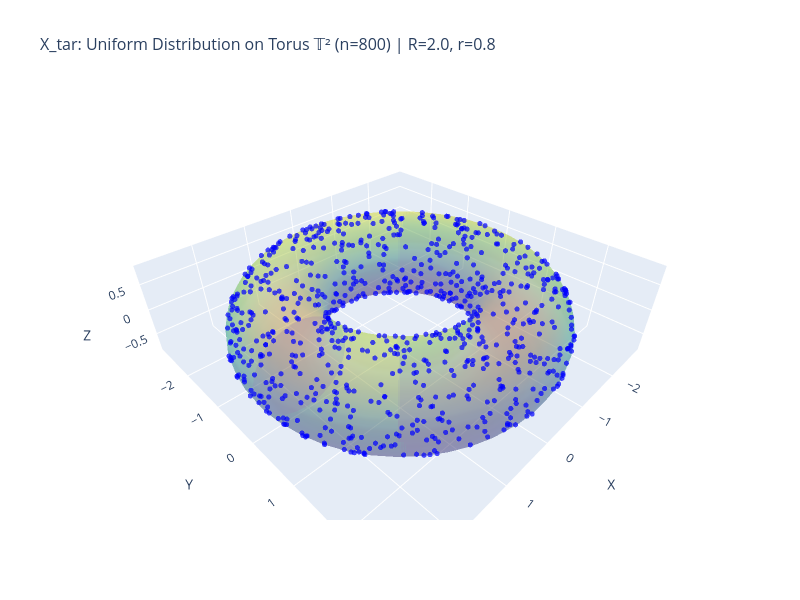

Notebook cell for this chart:
### Code cell
# Visualize X_tar uniform distribution on torus
import plotly.graph_objects as go
import os

# ============ Plot 1: Interactive 3D scatter (Plotly - can rotate!) ============
# Create torus surface mesh for reference
theta_surf = np.linspace(0, 2 * np.pi, 50)
phi_surf = np.linspace(0, 2 * np.pi, 30)
THETA_S, PHI_S = np.meshgrid(theta_surf, phi_surf)
X_surf = (R + r * np.cos(PHI_S)) * np.cos(THETA_S)
Y_surf = (R + r * np.cos(PHI_S)) * np.sin(THETA_S)
Z_surf = r * np.sin(PHI_S)

fig_3d = go.Figure()

# Add torus surface (semi-transparent)
fig_3d.add_trace(go.Surface(
    x=X_surf, y=Y_surf, z=Z_surf,
    opacity=0.3,
    colorscale='Viridis',
    showscale=False,
    name='Torus Surface'
))

# Add X_tar scatter points
fig_3d.add_trace(go.Scatter3d(
    x=X_tar[:, 0], y=X_tar[:, 1], z=X_tar[:, 2],
    mode='markers',
    marker=dict(size=3, color='blue', opacity=0.7),
    name=f'X_tar (n={n})'
))

# Build title with proper text and math separation
title_text = f'X_tar: Uniform Distribution on Torus 𝕋² (n={n}) | R={R}, r={r}'
fig_3d.update_layout(
    title=dict(
        text=title_text,
        font=dict(size=16)
    ),
    scene=dict(
        xaxis_title='X',
        yaxis_title='Y',
        zaxis_title='Z',
        aspectmode='data'
    ),
    width=800,
    height=600
)

# Save interactive HTML file (with MathJax enabled for LaTeX rendering)
os.makedirs('figures/torus', exist_ok=True)
html_path = 'figures/torus/X_tar_torus_interactive.html'
fig_3d.write_html(html_path, include_mathjax='cdn')
print(f"[SAVED] Interactive 3D plot saved to: {html_path}")
print(f"        Open this file in a browser to rotate/zoom the plot!")

# Display in notebook (with fallback)
try:
    fig_3d.show()
except Exception as e:
    print(f"[INFO] Cannot display interactive plot in notebook: {e}")
    print(f"[INFO] Please open the HTML file in browser: {html_path}")

# ============ Plot 2: Angular coordinates (θ, φ) - Matplotlib ============
fig2, ax2 = plt.subplots(figsize=(7, 6))
ax2.scatter(theta_tar, phi_tar, s=8, c='C0', alpha=0.5)
ax2.set_xlabel('θ (major angle)', fontsize=16)
ax2.set_ylabel('φ (minor angle)', fontsize=16)
ax2.set_xlim(0, 2*np.pi)
ax2.set_ylim(0, 2*np.pi)
ax2.set_aspect('equal')
ax2.set_title(f'X_tar Angular Coordinates (θ, φ)\nn={n} points', fontsize=18)
ax2.grid(True, alpha=0.3)
plt.tight_layout()
plt.show()

# Note: In (θ, φ) space, uniform on torus means MORE points at φ≈0 (outer edge)
# and FEWER points at φ≈π (inner edge), due to the (R + r*cos(φ)) factor
print(f"\n[INFO] In angular space, density ∝ (R + r·cos(φ))")
print(f"[INFO] Outer edge (φ≈0): higher density | Inner edge (φ≈π): lower density")

### Figure 1 — Plotly figure (JSON) as saved in the notebook; plotly's stock layout.template omitted (floating-point values rounded to 4 significant figures; data arrays with more than 128 entries replaced by an {"elided": "..."} marker saying what was removed)
{"data": [{"colorscale": [[0, "#440154"], [0.1111, "#482878"], [0.2222, "#3e4989"], [0.3333, "#31688e"], [0.4444, "#26828e"], [0.5556, "#1f9e89"], [0.6667, "#35b779"], [0.7778, "#6ece58"], [0.8889, "#b5de2b"], [1, "#fde725"]], "name": "Torus Surface", "opacity": 0.3, "showscale": false, "type": "surface", "x": {"elided": "30x50 float values"}, "y": {"elided": "30x50 float values"}, "z": {"elided": "30x50 float values"}}, {"marker": {"color": "blue", "opacity": 0.7, "size": 3}, "mode": "markers", "name": "X_tar (n=800)", "type": "scatter3d", "x": {"elided": "800 float values"}, "y": {"elided": "800 float values"}, "z": {"elided": "800 float values"}}], "layout": {"height": 600, "scene": {"aspectmode": "data", "xaxis": {"title": {"text": "X"}}, "yaxis": {"title": {"text": "Y"}}, "zaxis": {"title": {"text": "Z"}}}, "title": {"font": {"size": 16}, "text": "X_tar: Uniform Distribution on Torus 𝕋² (n=800) | R=2.0, r=0.8"}, "width": 800}}
